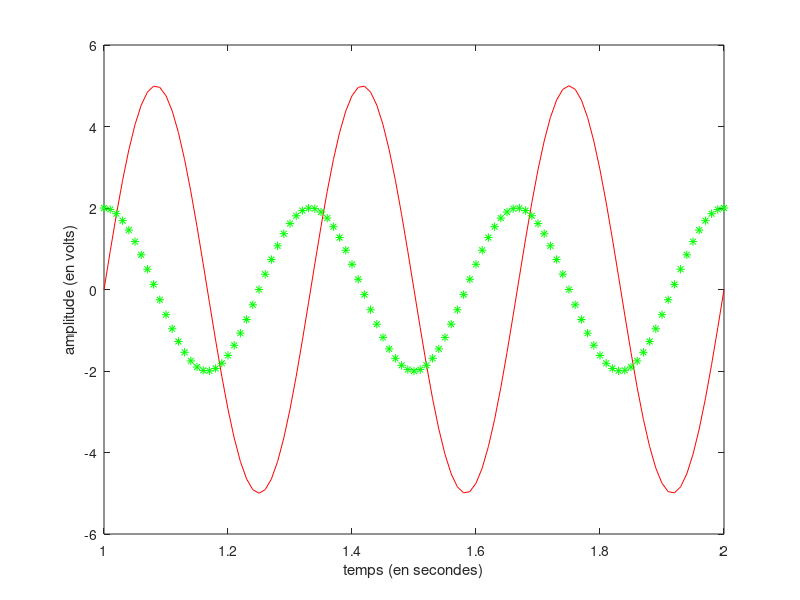

Write MATLAB code to recreate this figure.
Temps = 1 : 0.01 : 2;
disp(pi);
freq = 3;
w = 2*pi*freq;
disp(length(Temps));

Vsin = [];

for tps = 1 : length(Temps)
    sinfunction = 5*sin(w*Temps(tps));
    Vsin = [Vsin sinfunction];
end

figure; plot(Temps, Vsin, 'r');
xlabel('temps (en secondes)');
ylabel('amplitude (en volts)');

Vcos = 2*cos(w*Temps);
hold on; plot(Temps, Vcos, 'g*');